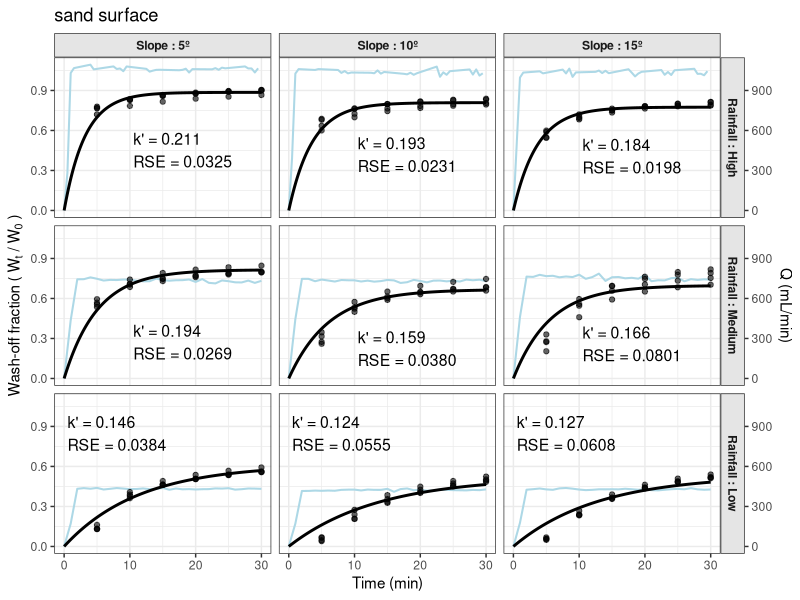
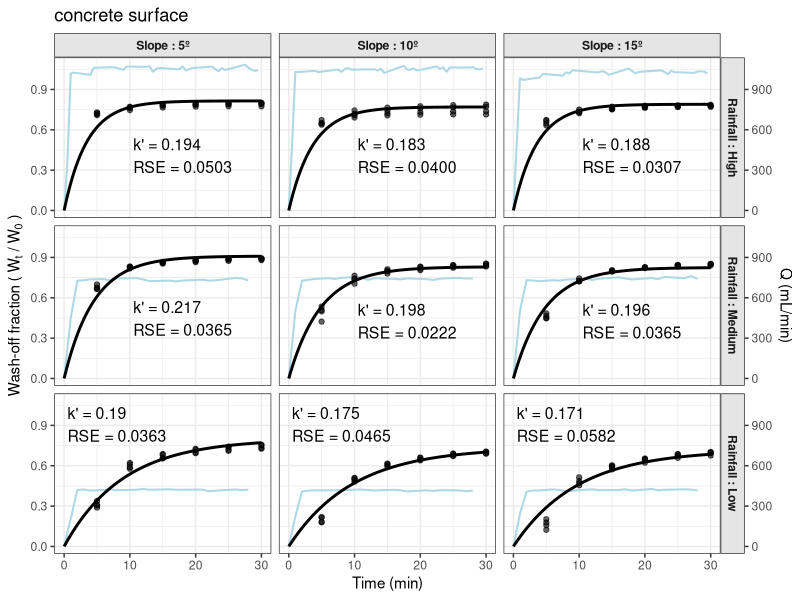
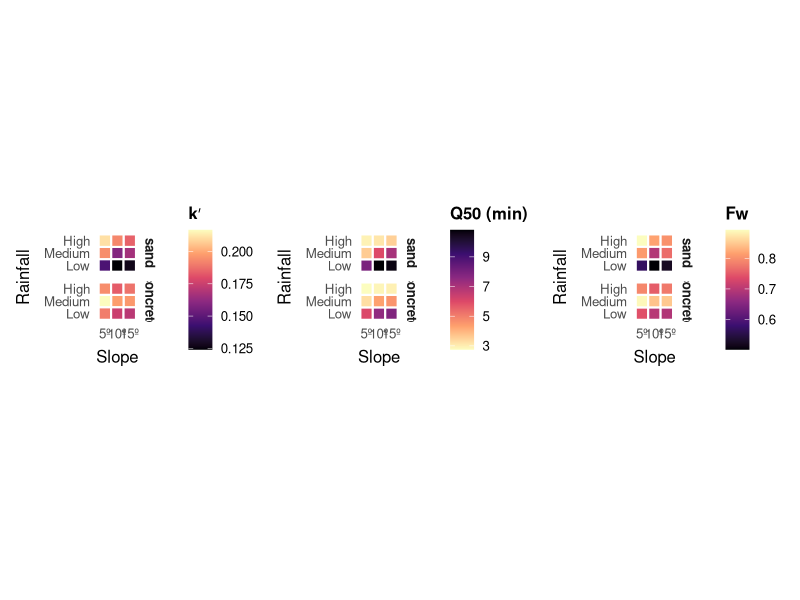
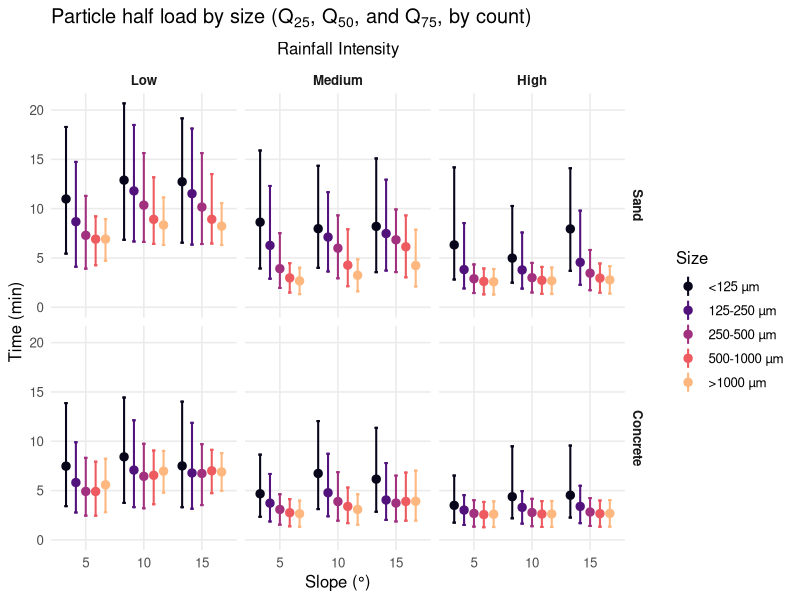
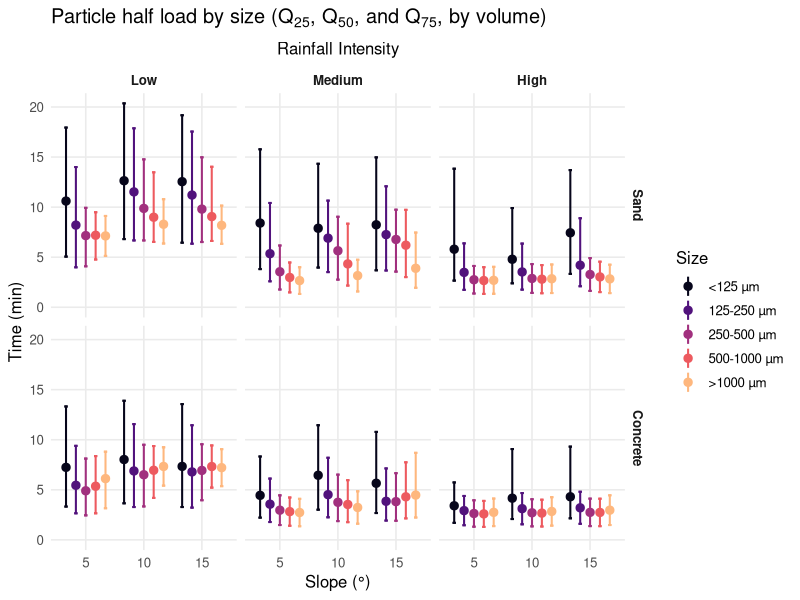
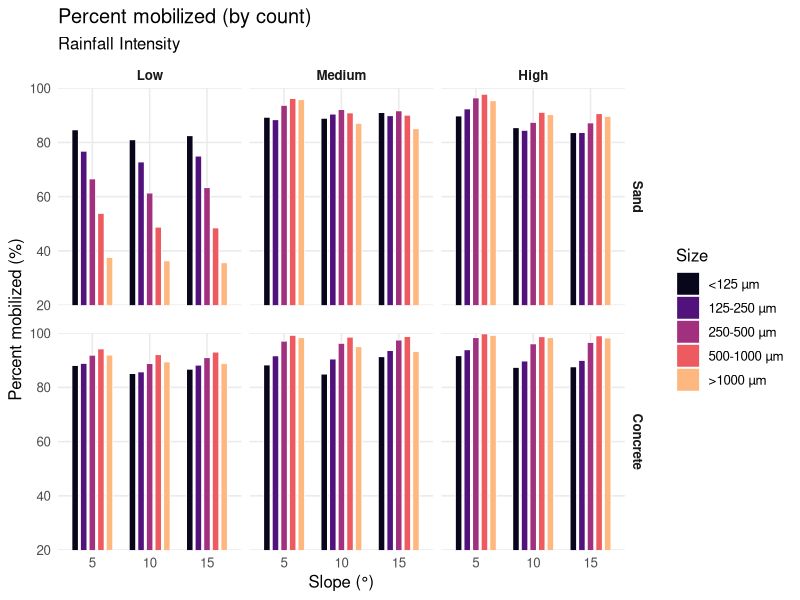
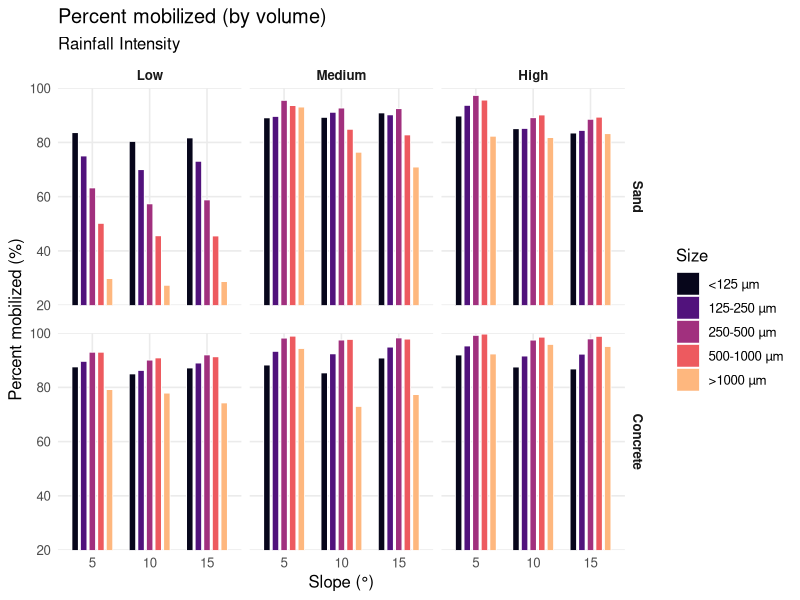
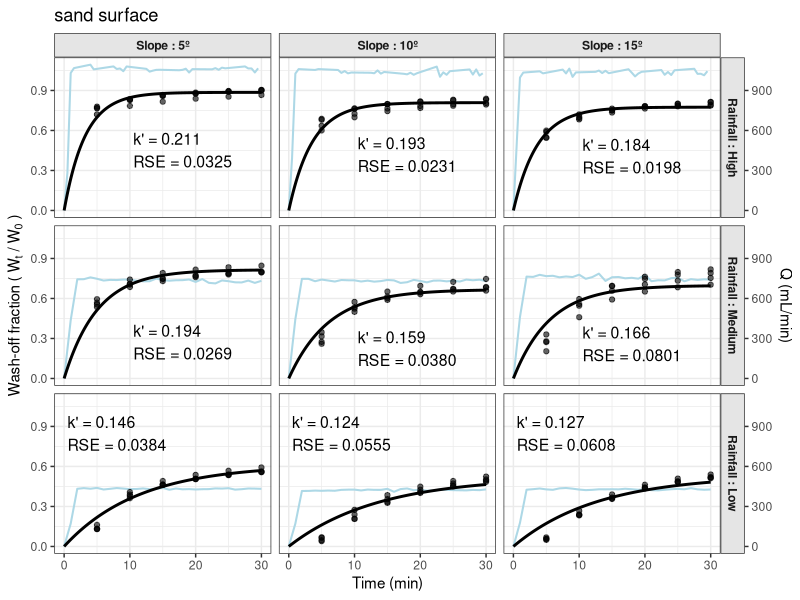

The R source for these figures, in order:
#Load libraries ----
library(tidyverse)
library(viridis)
library(patchwork)

#Load data ----
flux_data <- read.csv("data/output_data/flux_data.csv")
model_params <- read.csv("data/output_data/muthumasy_model_parameters.csv")
mass_cumulative <- read.csv("data/output_data/mass_cumulative.csv")
q50_mass_flux <- read.csv("data/output_data/quartile_mass_flux.csv")
metadata <- read.csv("data/input_data/metadata.csv")
runoff_data <- read.csv("data/output_data/runoff_data_vol.csv")
PSA_velocity <- read.csv("data/output_data/PSA_velocity.csv")
PSA_perc_mobil <- read.csv("data/output_data/PSA_percent_mobilized.csv")

#Wash off model plots ----
#Facet order + labels
params_surface <- model_params %>%
  mutate(
    rainfall_f = factor(rainfall, levels = c("high","med","low")),
    slope_f    = factor(slope,    levels = c(5,10,15))
  )

facet_labels <- list(
  slope_f    = c(`5`="Slope : 5º", `10`="Slope : 10º", `15`="Slope : 15º"),
  rainfall_f = c(high="Rainfall : High", med="Rainfall : Medium", low="Rainfall : Low")
)

#Make curves from model parameters
model_curves <- model_params %>%
  rowwise() %>%
  mutate(curve = list(tibble(
    t = seq(0, 30, length.out = 200),
    pred_frac = f_k * (1 - exp(-(k_prime * i_mean) * t))
  ))) %>%
  unnest(curve) %>%
  select(condition, t, pred_frac)

runoff_prepped <- runoff_data %>%
  mutate(interval = end_time_min - start_time_min,
         volume_mL = if_else(interval == 0.5, volume_mL * 2, volume_mL)) %>%
  group_by(condition, end_time_min) %>%
  summarise(Q = mean(volume_mL, na.rm = TRUE), .groups = "drop") %>%
  arrange(condition, end_time_min) %>%
  group_by(condition) %>%
  #Add (0,0) flow anchor
  group_modify(~ bind_rows(tibble(end_time_min = 0, Q = 0), .x)) %>%
  ungroup()

#Replicate points to overlay
mass_points <- mass_cumulative %>%
  select(condition, end_time_min, cumulative_mass_g)

#Plot functions
plot_surface <- function(surface_type = "sand") {
  
  #Conditions for this surface
  conds_this_surface <- params_surface %>%
    filter(surface == surface_type) %>%
    pull(condition)
  
  #Join labels/params
  curves_surface <- model_curves %>%
    filter(condition %in% conds_this_surface) %>%
    left_join(params_surface %>% select(condition, surface, rainfall_f, slope_f, f_k, rse), by = "condition")
  
  runoff_surface <- runoff_prepped %>%
    filter(condition %in% conds_this_surface) %>%
    left_join(params_surface %>% select(condition, surface, rainfall_f, slope_f), by = "condition")
  
  mass_surface <- mass_points %>%
    filter(condition %in% conds_this_surface) %>%
    left_join(params_surface %>% select(condition, surface, rainfall_f, slope_f), by = "condition")
  
  #Dynamic annotation placement per facet
  annos <- mass_surface %>%
    group_by(condition, rainfall_f, slope_f) %>%
    summarise(
      x_anno = 0.35 * max(end_time_min, na.rm = TRUE),
      y_anno = 0.5 * max(c(cumulative_mass_g,
                            curves_surface %>% filter(condition == first(condition)) %>% pull(pred_frac)), na.rm = TRUE),
      .groups = "drop"
    ) %>%
    left_join(params_surface %>% select(condition, k_prime, rse), by = "condition")
  
  annos <- annos %>%
    mutate(y_anno = if_else(condition == 4 | condition == 5 | condition == 6, y_anno + 0.5, y_anno),
           x_anno = if_else(condition == 4 | condition == 5 | condition == 6, x_anno - 10, x_anno)) %>%
    mutate(y_anno = if_else(condition == 1 | condition == 2 | condition == 3, y_anno - 0.15, y_anno)) %>%
    mutate(y_anno = if_else(condition == 16 | condition == 17 | condition == 18, y_anno + 0.5, y_anno),
           x_anno = if_else(condition == 16 | condition == 17 | condition == 18, x_anno - 10, x_anno))
  
  ggplot() +
    #Flow (secondary axis)
    geom_line(data = runoff_surface,
              aes(x = end_time_min, y = Q/1000),
              color = "lightblue", linewidth = 0.7) +
    #Observed points
    geom_point(data = mass_surface,
               aes(x = end_time_min, y = cumulative_mass_g),
               alpha = 0.6) +
    #Model curve
    geom_line(data = curves_surface,
              aes(x = t, y = pred_frac),
              color = "black", linewidth = 1) +
    #Annotations
    geom_text(data = annos,
              aes(x = x_anno, y = y_anno,
                  label = paste0("k' = ", round(k_prime, 3),
                                 "\nRSE = ", format(rse, digits = 3, nsmall = 3))),
              hjust = 0,
              size = 4) +
    facet_grid(
      rows = vars(rainfall_f),
      cols = vars(slope_f),
      labeller = labeller(.rows = facet_labels$rainfall_f, .cols = facet_labels$slope_f)
    ) +
    scale_y_continuous(
      name = "Wash-off fraction (" ~ W[t] ~ "/" ~ W[0] ~ ")",
      sec.axis = sec_axis(~ . * 1000, name = "Q (mL/min)")
    ) +
    scale_x_continuous(name = "Time (min)", limits = c(0, 30)) +
    ggtitle(paste(surface_type, "surface")) +
    theme_bw() +
    theme(
      strip.background = element_rect(fill = "grey90"),
      strip.text = element_text(face = "bold")
    )
}

plot_sand      <- plot_surface("sand")
plot_concrete  <- plot_surface("concrete")

#View
plot_sand
plot_concrete

#Save
ggsave("figures/washoff_model_fit_sand.png", plot_sand, width = 7, height = 5, dpi = 600)
ggsave("figures/washoff_model_fit_concrete.png", plot_concrete, width = 7, height = 5, dpi = 600)
#ggsave("figures/washoff_model_fit_sand.pdf", plot_sand, width = 7, height = 5, dpi = 600)
#ggsave("figures/washoff_model_fit_concrete.pdf", plot_concrete, width = 7, height = 5, dpi = 600)





#Heatmaps for f(k), k', total wash-off, and Q50 ----
#Prep factors and labels
params <- model_params %>%
  mutate(
    slope_f    = factor(slope, levels = c(5, 10, 15)),
    rainfall_f = factor(rainfall, levels = c("low", "med", "high")),
    surface_f  = factor(surface, levels = c("sand", "concrete"))
  )

q50_mass_flux <- q50_mass_flux %>%
  mutate(
    slope_f    = factor(slope, levels = c(5, 10, 15)),
    rainfall_f = factor(rainfall, levels = c("low", "med", "high")),
    surface_f  = factor(surface, levels = c("sand", "concrete"))
  )

slope_tick_labels <- c(`5` = "5º", `10` = "10º", `15` = "15º")
rain_tick_labels  <- c(low = "Low", med = "Medium", high = "High")

#Function to make one 3×3 heatmap figure (faceted by surface rows)
make_heatmap <- function(df, value_col, title, limits, palette = "inferno", direction = 1) {
  ggplot(df, aes(x = slope_f, y = rainfall_f, fill = .data[[value_col]])) +
    geom_tile(color = "white", linewidth = 0.7) +
    facet_grid(rows = vars(surface_f)) +
    scale_x_discrete(name = "Slope",    labels = c(`5`="5º", `10`="10º", `15`="15º")) +
    scale_y_discrete(name = "Rainfall", labels = c(low="Low", med="Medium", high="High")) +
    scale_fill_viridis_c(option = palette, limits = limits, name = title, direction = direction) +  # <- many colors
    coord_equal() +
    theme_minimal(base_size = 12) +
    theme(panel.grid = element_blank(),
          strip.text.y = element_text(face = "bold"),
          axis.title.x = element_text(margin = margin(t = 6)),
          axis.title.y = element_text(margin = margin(r = 8)),
          legend.title = element_text(face = "bold"))
}

#Set limits
kp_lim <- range(params$k_prime, na.rm = TRUE)
q50_lim <- range(q50_mass_flux$Q50_time_min_mean, na.rm = TRUE)
max_frac_lim <- range(q50_mass_flux$max_frac, na.rm = TRUE)

#Make individual plots
p_kp <- make_heatmap(params, "k_prime","k′",   kp_lim, palette = "magma")
p_q50 <- make_heatmap(q50_mass_flux, "Q50_time_min_mean","Q50 (min)",   q50_lim, palette = "magma", direction = -1)
p_max_frac <- make_heatmap(q50_mass_flux, "max_frac","Fw",   max_frac_lim, palette = "magma")

#Arrange side-by-side
heatmaps <- (p_kp + theme(legend.position = "right")) +
  (p_q50 + theme(legend.position = "right")) +
  (p_max_frac + theme(legend.position = "right")) +
  plot_layout(ncol = 3, widths = c(1,1,1), guides = "keep")

#View
heatmaps

#Save figs
ggsave("figures/heatmaps.png", heatmaps, width = 9, height = 3, dpi = 600)
#ggsave("figures/heatmaps.pdf",  heatmaps, width = 10, height = 8)







#PSA Velocity Quartiles----
size_levels <- c("<125 µm","125-250 µm","250-500 µm","500-1000 µm",">1000 µm")
size_cols   <- setNames(
  magma(length(size_levels), begin = 0.05, end = 0.85), #Avoid near-black & near-white
  size_levels
)

PSA_clean <- PSA_velocity %>%
  mutate(
    size_class = str_replace_all(size_class, "–", "-"),
    size_f     = factor(size_class, levels = size_levels),
    rainfall_f = factor(rainfall,
                        levels = c("low","med","high"),
                        labels = c("Low","Medium","High")),
    slope_f    = factor(slope, levels = c(5,10,15)),
    surface_f  = factor(surface, levels = c("sand","concrete"),
                        labels = c("Sand","Concrete"))
  )

plot_psa <- function(df, kind = c("count","volume")) {
  kind <- match.arg(kind)
  
  if (kind == "count") {
    q25 <- rlang::sym("Q25_count_time"); q50 <- rlang::sym("Q50_count_time"); q75 <- rlang::sym("Q75_count_time")
    title_lab <- expression("Particle half load by size ("*Q[25]*", "*Q[50]*", and "*Q[75]*", by count)")
  } else {
    q25 <- rlang::sym("Q25_vol_time");   q50 <- rlang::sym("Q50_vol_time");   q75 <- rlang::sym("Q75_vol_time")
    title_lab <- expression("Particle half load by size ("*Q[25]*", "*Q[50]*", and "*Q[75]*", by volume)")
  }
  
  # 5 size classes per slope bin → dodge by size (order from size_levels)
  pos <- position_dodge(width = 0.85)
  tick_w <- 0.28 #Tick marks
  line_w <- 0.7
  
  ggplot(df, aes(x = slope_f, y = !!q50, color = size_f, group = size_f)) +
    # vertical line from Q25 to Q75
    geom_linerange(aes(ymin = !!q25, ymax = !!q75),
                   position = pos, linewidth = line_w) +
    # small tick at Q25
    geom_errorbar(aes(ymin = !!q25, ymax = !!q25),
                  position = pos, width = tick_w, linewidth = line_w, show.legend = FALSE) +
    # small tick at Q75
    geom_errorbar(aes(ymin = !!q75, ymax = !!q75),
                  position = pos, width = tick_w, linewidth = line_w, show.legend = FALSE) +
    # Q50 point
    geom_point(position = pos, size = 2.5) +
    facet_grid(rows = vars(surface_f), cols = vars(rainfall_f)) +
    scale_color_manual(values = size_cols, name = "Size") +
    labs(x = "Slope (°)", y = "Time (min)", title = title_lab, subtitle = "Rainfall Intensity") +
    coord_cartesian(ylim = c(0, NA)) +
    theme_minimal(base_size = 12) +
    theme(
      panel.grid.minor = element_blank(),
      strip.text = element_text(face = "bold"),
      plot.subtitle= element_text(hjust = 0.5,  # center subtitle
                                  margin = margin(b = 6))
    )
}

#Build figures
p_psa_count  <- plot_psa(PSA_clean, "count")
p_psa_volume <- plot_psa(PSA_clean, "volume")

#View
p_psa_count
p_psa_volume

#Save
ggsave("figures/psa_quartile_count.png", p_psa_count, width = 9, height = 6, dpi = 600, bg = "white")
#ggsave("figures/psa_quartile_count.pdf",  p_psa_count, width = 9, height = 6)

ggsave("figures/psa_quartile_vol.png", p_psa_volume, width = 9, height = 6, dpi = 600, bg = "white")
#ggsave("figures/psa_quartile_vol.pdf",  p_psa_volume, width = 9, height = 6)



#Percent mobilized by size ----
#Palette & ordering
size_levels <- c("<125 µm","125-250 µm","250-500 µm","500-1000 µm",">1000 µm")
size_cols   <- setNames(magma(length(size_levels), begin = 0.05, end = 0.85), size_levels)

PSA_perc_clean <- PSA_perc_mobil %>%
  left_join(metadata %>% select(-c(run, replicate)) %>% distinct(), by = "condition") %>%
  mutate(
    size_class = str_replace_all(size_class, "–", "-"),
    size_f     = factor(size_class, levels = size_levels),
    slope_f    = factor(slope,    levels = c(5, 10, 15)),
    surface_f  = factor(surface, levels = c("sand","concrete"),
                        labels = c("Sand","Concrete")),
    rainfall_f = factor(rainfall,
                        levels = c("low","med","high"),
                        labels = c("Low","Medium","High"))
  )


plot_perc_mobil_grouped <- function(df, kind = c("count","volume"), diamond_gap = 1) {
  kind <- match.arg(kind)
  value_sym <- if (kind == "count") rlang::sym("perc_count_mobilized") else rlang::sym("perc_volume_mobilized")
  title_lab <- if (kind == "count") "Percent mobilized (by count)" else "Percent mobilized (by volume)"
  
  # 5 size classes per slope bin → dodge by size
  bar_width <- 0.75
  pos <- position_dodge2(width = 0.90, padding = 0.25, preserve = "single")
  
  ggplot(df, aes(x = slope_f, y = !!value_sym,
                 fill = size_f,            # color by size class
                 group = size_f)) +        # dodge by size within each slope
    geom_col(width = bar_width, position = pos, color = "white", linewidth = 0.3) +
    # little diamond above each bar (same color)
    #geom_point(aes(y = !!value_sym + diamond_gap, color = size_f),
    #           shape = 18, size = 2, position = pos, show.legend = FALSE) +
    facet_grid(rows = vars(surface_f), cols = vars(rainfall_f)) +
    scale_fill_manual(values = size_cols, name = "Size") +
    scale_color_manual(values = size_cols, guide = "none") +
    labs(x = "Slope (°)", y = "Percent mobilized (%)", title = title_lab, subtitle = "Rainfall Intensity") +
    coord_cartesian(ylim = c(20, 100)) +
    scale_y_continuous(breaks = seq(20, 100, 20),
                       expand = expansion(mult = c(0, 0), add = 0)) +
    theme_minimal(base_size = 12) +
    theme(
      panel.grid.minor = element_blank(),
      strip.text = element_text(face = "bold"),
        panel.spacing.y = unit(1.4, "lines")
    )
}

#Build figures
p_mobil_count  <- plot_perc_mobil_grouped(PSA_perc_clean, "count",  diamond_gap = 7)
p_mobil_volume <- plot_perc_mobil_grouped(PSA_perc_clean, "volume", diamond_gap = 7)

#View
p_mobil_count
p_mobil_volume

#Save
ggsave("figures/psa_mobilized_count.png", p_mobil_count, width = 9, height = 6, dpi = 600, bg = "white")
#ggsave("figures/psa_quartile_count.pdf",  p_mobil_count, width = 9, height = 6)

ggsave("figures/psa_mobilized_vol.png", p_mobil_volume, width = 9, height = 6, dpi = 600, bg = "white")
#ggsave("figures/psa_quartile_vol.pdf",  p_mobil_volume, width = 9, height = 6)









